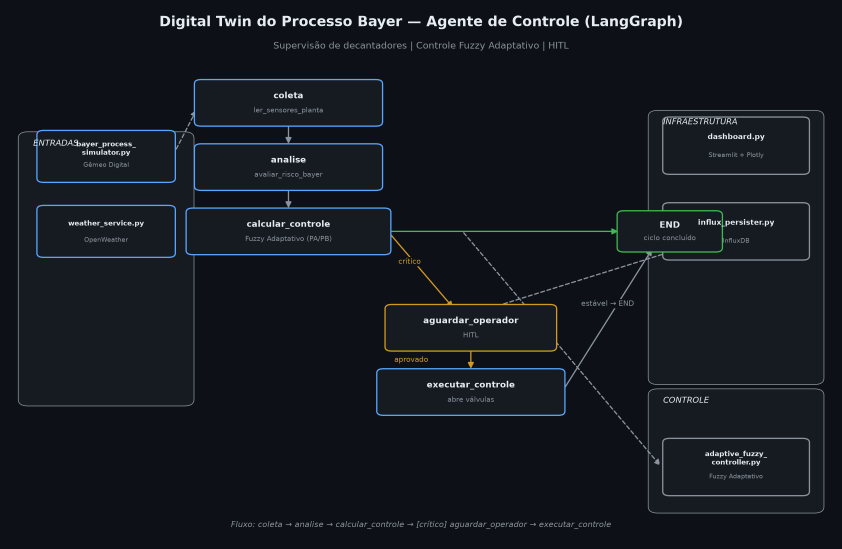
#> input picture assets/arquitetura_processo_bayer.png, 2526 x 1646 px (shown at 1/3 size); its folder holds 2 pictures in this run
$ python qa_contact_sheet.py ../assets out.png
#> lines starting #> are read from the running program, lines starting #| are printed output that depends on the picture
"""Monta uma folha de contato (grid) com as miniaturas dos slides."""
import os
import sys
from PIL import Image, ImageDraw, ImageFont

THUMB = sys.argv[1] if len(sys.argv) > 1 else ".qa/thumbs"
OUT = sys.argv[2] if len(sys.argv) > 2 else ".qa/contato_deck.png"
COLS = 3
label_h = 26
bg_color = (15, 18, 25)
border = (38, 116, 248)

files = sorted(f for f in os.listdir(THUMB) if f.endswith(".png"))
imgs = [Image.open(os.path.join(THUMB, f)) for f in files]
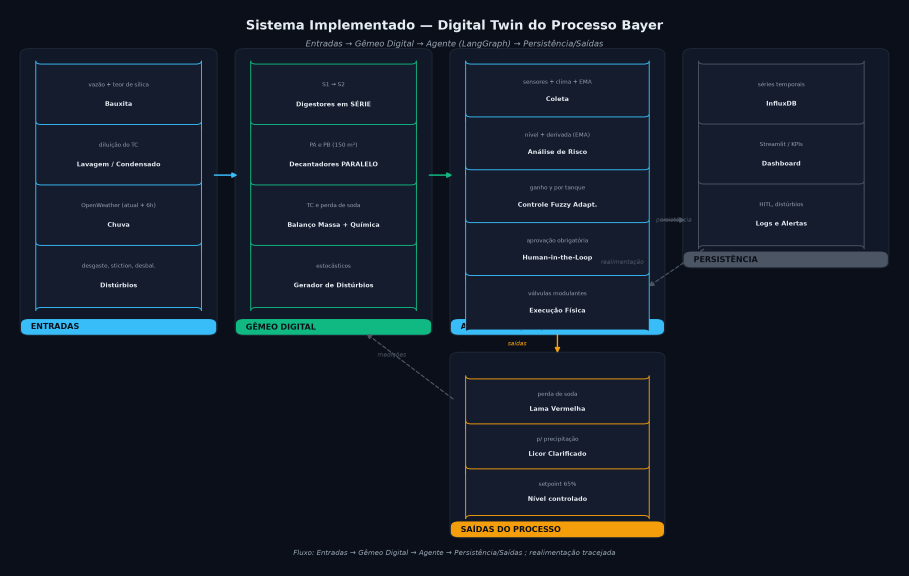
#> input picture assets/arquitetura_sistema_implementado.png, 2726 x 1726 px (shown at 1/3 size)
W, H = imgs[0].size
#> W = 2526; H = 1646
rows = (len(imgs) + COLS - 1) // COLS
#> rows = 1
cw, ch = W, H + label_h
#> cw = 2526; ch = 1672
grid_w = COLS * cw
#> grid_w = 7578
grid_h = rows * ch
#> grid_h = 1672
canvas = Image.new("RGB", (grid_w, grid_h), bg_color)
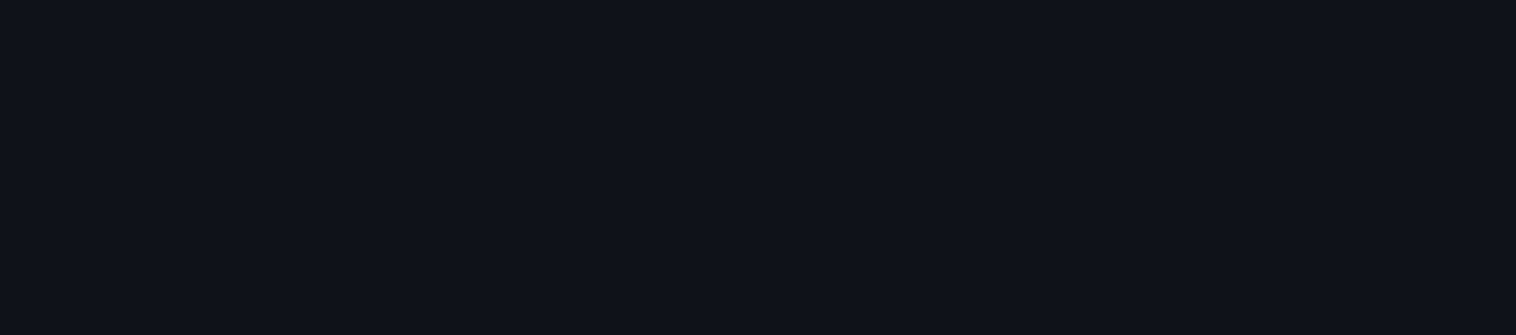
#> canvas: PIL image 7578x1672 RGB (shown at 1/5 size); mean R, G, B 15, 18, 25
draw = ImageDraw.Draw(canvas)
try:
    font = ImageFont.truetype("arial.ttf", 18)
except Exception:
    font = ImageFont.load_default()

for idx, im in enumerate(imgs):
    r, c = divmod(idx, COLS)
    x, y = c * cw, r * ch
    draw.rectangle([x, y, x + cw - 4, y + ch - 6], outline=border, width=2)
    canvas.paste(im, (x + 6, y + label_h))
    draw.text((x + 12, y + 6), f"Slide {idx + 1:02d}", fill=(220, 230, 245), font=font)
#> this loop made 2 passes
#> (r, c, x, y) on passes 1 to 2: (0, 0, 0, 0), (0, 1, 2526, 0)
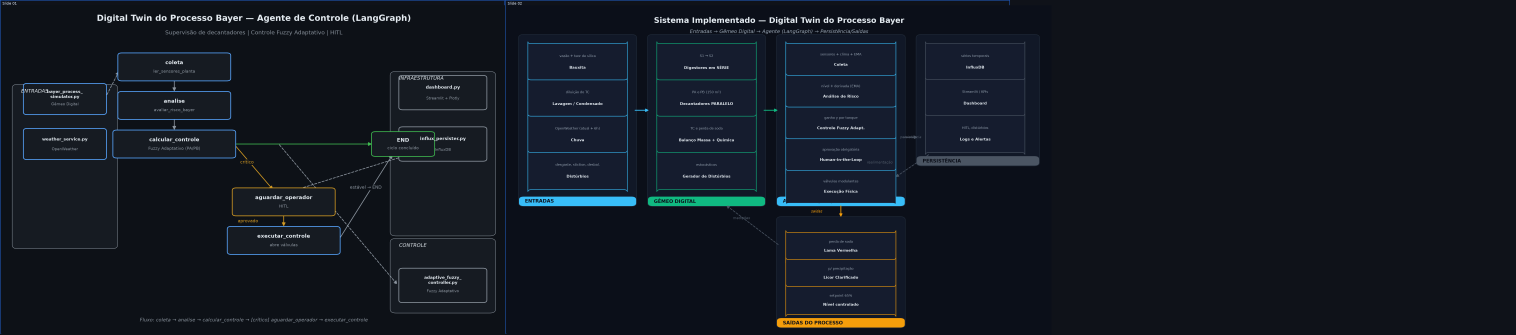
#> canvas: PIL image 7578x1672 RGB (shown at 1/5 size); mean R, G, B 18.8, 24.4, 33.3

canvas.save(OUT)
print(f"Folha de contato: {OUT} ({grid_w}x{grid_h}px, {len(imgs)} slides)")
#| Folha de contato: out.png (7578x1672px, 2 slides)
